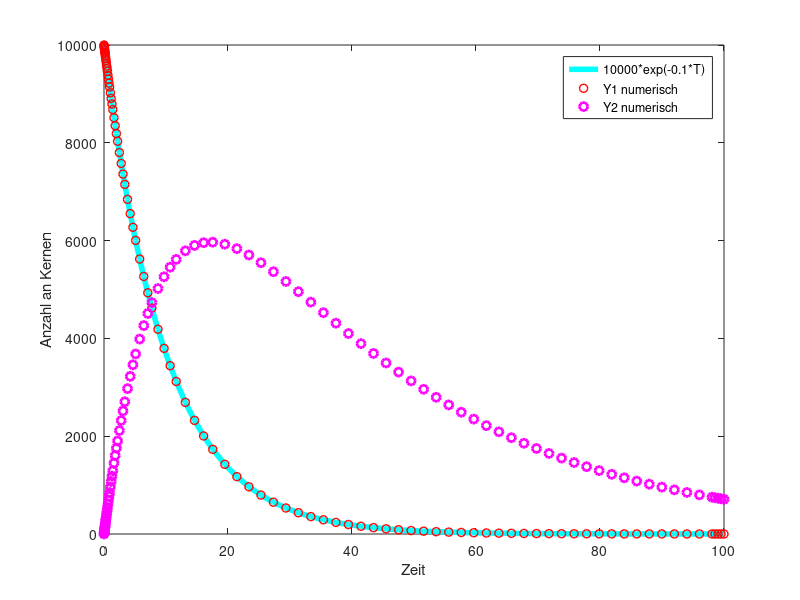

The MATLAB script that drew this image:
%ode23();
%Solve a set of non-stiff Ordinary Differential Equations
%
%ode45();
%
%
%
clear all
t0 = 0; t1 = 100;
y10 = 10000; lambda1 = -0.1;
y20 = 0; lambda2 = -0.03;
tspan = [t0 t1];


f=@(T,y) [
  lambda1*y(1);
  lambda2*y(2) - lambda1*y(1);
];

[T, y] = ode45(f, tspan, [y10; y20]);

Y1= y(:,1);
Y2= y(:,2);


P1 = plot(T,y10*exp(lambda1*T));
hold on
P2 = plot(T,Y1,'o');
P3 = plot(T, Y2,'o');

ylabel('Anzahl an Kernen');
xlabel('Zeit');
legend('10000*exp(-0.1*T)','Y1 numerisch','Y2 numerisch');
hold off
set(P1, 'LineWidth', 4, 'Color', [0 1 1]);
set(P2, 'LineWidth', 1, 'Color', [1 0 0]);
set(P3, 'LineWidth', 2, 'Color', [1 0 1]);
